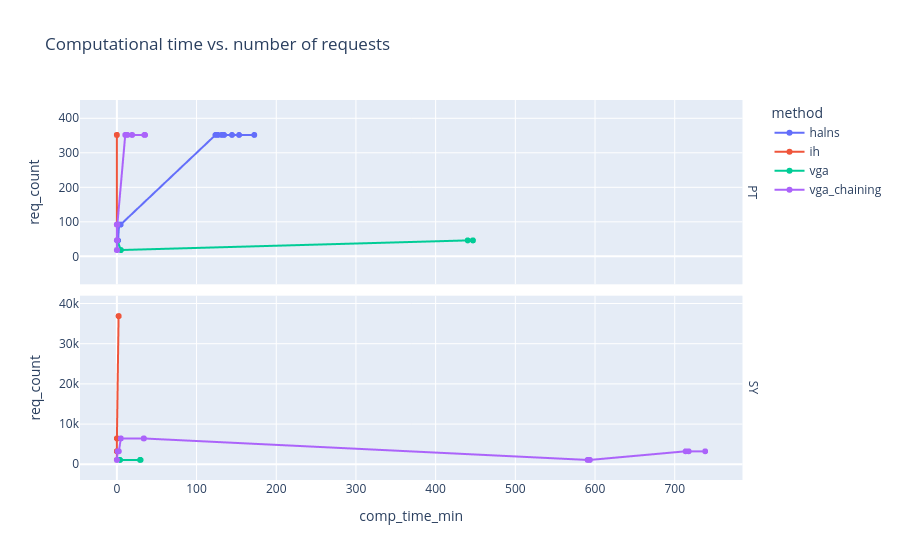

Write notebook code for a chart like this one.
### Code cell
fig = px.line(
    sort_df,
    x='comp_time_min',
    y='req_count',
    # y='comp_time_min',
    # x='req_count',
    color='method',
    title='Computational time vs. number of requests',
    text="req_count",
    # facet_col='area_short',
    facet_row='area_short',
)

# area_to_yaxis = {}
# for i, ann in enumerate(fig.layout.annotations):
#     area_name = ann.text.split('=')[-1]
#     yaxis_id = 'yaxis' if i == 0 else f'yaxis{i+1}'
#     area_to_yaxis[area_name] = yaxis_id
area_order = list(fig.layout.annotations[i].text.split('=')[-1] for i in range(len(fig.layout.annotations)))

for i, area_name in enumerate(area_order, start=1):
    req_data = sort_df[sort_df["area_short"] == area_name]  # Filter data for the current category
    bumper = 100
    if area_name == 'SY':
        bumper = 5000
    x_min = req_data["req_count"].min() - bumper
    x_max = req_data["req_count"].max() + bumper
    # x_min = req_data["comp_time_min"].min() -1
    # x_max = req_data["comp_time_min"].max() +1
    # fig.update_xaxes(range=[x_min, x_max], col=i, matches=None, row=1)
    fig.update_yaxes(range=[x_min, x_max], row=i, col=1, matches=None)
    # fig.layout[yaxis_id].update(range=[x_min, x_max])

fig.for_each_annotation(lambda a: a.update(text=a.text.split("=")[-1]))

fig.show()

### Figure 1 — Plotly figure (JSON) as saved in the notebook; plotly's stock layout.template omitted (floating-point values rounded to 4 significant figures; data arrays with more than 128 entries replaced by an {"elided": "..."} marker saying what was removed)
{"data": [{"hovertemplate": "method=halns<br>area_short=PT<br>comp_time_min=%{x}<br>req_count=%{text}<extra></extra>", "legendgroup": "halns", "line": {"color": "#636efa", "dash": "solid"}, "marker": {"symbol": "circle"}, "mode": "lines+text+markers", "name": "halns", "showlegend": true, "text": {"elided": "528 int values"}, "type": "scattergl", "x": {"elided": "528 float values"}, "xaxis": "x2", "y": {"elided": "528 int values"}, "yaxis": "y2"}, {"hovertemplate": "method=ih<br>area_short=PT<br>comp_time_min=%{x}<br>req_count=%{text}<extra></extra>", "legendgroup": "ih", "line": {"color": "#EF553B", "dash": "solid"}, "marker": {"symbol": "circle"}, "mode": "lines+text+markers", "name": "ih", "showlegend": true, "text": {"elided": "528 int values"}, "type": "scattergl", "x": {"elided": "528 float values"}, "xaxis": "x2", "y": {"elided": "528 int values"}, "yaxis": "y2"}, {"hovertemplate": "method=ih<br>area_short=SY<br>comp_time_min=%{x}<br>req_count=%{text}<extra></extra>", "legendgroup": "ih", "line": {"color": "#EF553B", "dash": "solid"}, "marker": {"symbol": "circle"}, "mode": "lines+text+markers", "name": "ih", "showlegend": false, "text": {"elided": "528 int values"}, "type": "scattergl", "x": {"elided": "528 float values"}, "xaxis": "x", "y": {"elided": "528 int values"}, "yaxis": "y"}, {"hovertemplate": "method=vga<br>area_short=PT<br>comp_time_min=%{x}<br>req_count=%{text}<extra></extra>", "legendgroup": "vga", "line": {"color": "#00cc96", "dash": "solid"}, "marker": {"symbol": "circle"}, "mode": "lines+text+markers", "name": "vga", "showlegend": true, "text": {"elided": "220 int values"}, "type": "scattergl", "x": {"elided": "220 float values"}, "xaxis": "x2", "y": {"elided": "220 int values"}, "yaxis": "y2"}, {"hovertemplate": "method=vga<br>area_short=SY<br>comp_time_min=%{x}<br>req_count=%{text}<extra></extra>", "legendgroup": "vga", "line": {"color": "#00cc96", "dash": "solid"}, "marker": {"symbol": "circle"}, "mode": "lines+text+markers", "name": "vga", "showlegend": false, "text": [1084, 1084, 1084, 1084, 1084, 1084, 1084, 1084, 1084, 1084, 1084, 1084, 1084, 1084, 1084, 1084, 1084, 1084, 1084, 1084, 1084, 1084, 1084, 1084, 1084, 1084, 1084, 1084, 1084, 1084, 1084, 1084, 1084, 1084, 1084, 1084, 1084, 1084, 1084, 1084, 1084, 1084, 1084, 1084, 1084, 1084, 1084, 1084, 1084, 1084, 1084, 1084, 1084, 1084, 1084, 1084, 1084, 1084, 1084, 1084, 1084, 1084, 1084, 1084, 1084, 1084], "type": "scattergl", "x": [3.938, 3.938, 3.938, 3.938, 3.938, 3.938, 3.938, 3.938, 3.938, 3.938, 3.938, 3.948, 3.948, 3.948, 3.948, 3.948, 3.948, 3.948, 3.948, 3.948, 3.948, 3.948, 4.008, 4.008, 4.008, 4.008, 4.008, 4.008, 4.008, 4.008, 4.008, 4.008, 4.008, 29.19, 29.19, 29.19, 29.19, 29.19, 29.19, 29.19, 29.19, 29.19, 29.19, 29.19, 29.36, 29.36, 29.36, 29.36, 29.36, 29.36, 29.36, 29.36, 29.36, 29.36, 29.36, 29.75, 29.75, 29.75, 29.75, 29.75, 29.75, 29.75, 29.75, 29.75, 29.75, 29.75], "xaxis": "x", "y": [1084, 1084, 1084, 1084, 1084, 1084, 1084, 1084, 1084, 1084, 1084, 1084, 1084, 1084, 1084, 1084, 1084, 1084, 1084, 1084, 1084, 1084, 1084, 1084, 1084, 1084, 1084, 1084, 1084, 1084, 1084, 1084, 1084, 1084, 1084, 1084, 1084, 1084, 1084, 1084, 1084, 1084, 1084, 1084, 1084, 1084, 1084, 1084, 1084, 1084, 1084, 1084, 1084, 1084, 1084, 1084, 1084, 1084, 1084, 1084, 1084, 1084, 1084, 1084, 1084, 1084], "yaxis": "y"}, {"hovertemplate": "method=vga_chaining<br>area_short=PT<br>comp_time_min=%{x}<br>req_count=%{text}<extra></extra>", "legendgroup": "vga_chaining", "line": {"color": "#ab63fa", "dash": "solid"}, "marker": {"symbol": "circle"}, "mode": "lines+text+markers", "name": "vga_chaining", "showlegend": true, "text": {"elided": "517 int values"}, "type": "scattergl", "x": {"elided": "517 float values"}, "xaxis": "x2", "y": {"elided": "517 int values"}, "yaxis": "y2"}, {"hovertemplate": "method=vga_chaining<br>area_short=SY<br>comp_time_min=%{x}<br>req_count=%{text}<extra></extra>", "legendgroup": "vga_chaining", "line": {"color": "#ab63fa", "dash": "solid"}, "marker": {"symbol": "circle"}, "mode": "lines+text+markers", "name": "vga_chaining", "showlegend": false, "text": {"elided": "264 int values"}, "type": "scattergl", "x": {"elided": "264 float values"}, "xaxis": "x", "y": {"elided": "264 int values"}, "yaxis": "y"}], "layout": {"annotations": [{"font": {}, "showarrow": false, "text": "SY", "textangle": 90, "x": 0.98, "xanchor": "left", "xref": "paper", "y": 0.2425, "yanchor": "middle", "yref": "paper"}, {"font": {}, "showarrow": false, "text": "PT", "textangle": 90, "x": 0.98, "xanchor": "left", "xref": "paper", "y": 0.7575, "yanchor": "middle", "yref": "paper"}], "legend": {"title": {"text": "method"}, "tracegroupgap": 0}, "title": {"text": "Computational time vs. number of requests"}, "xaxis": {"anchor": "y", "domain": [0, 0.98], "title": {"text": "comp_time_min"}}, "xaxis2": {"anchor": "y2", "domain": [0, 0.98], "matches": "x", "showticklabels": false}, "yaxis": {"anchor": "x", "domain": [0, 0.485], "range": [-3916, 41944], "title": {"text": "req_count"}}, "yaxis2": {"anchor": "x2", "domain": [0.515, 1], "range": [-81, 453], "title": {"text": "req_count"}}}}
